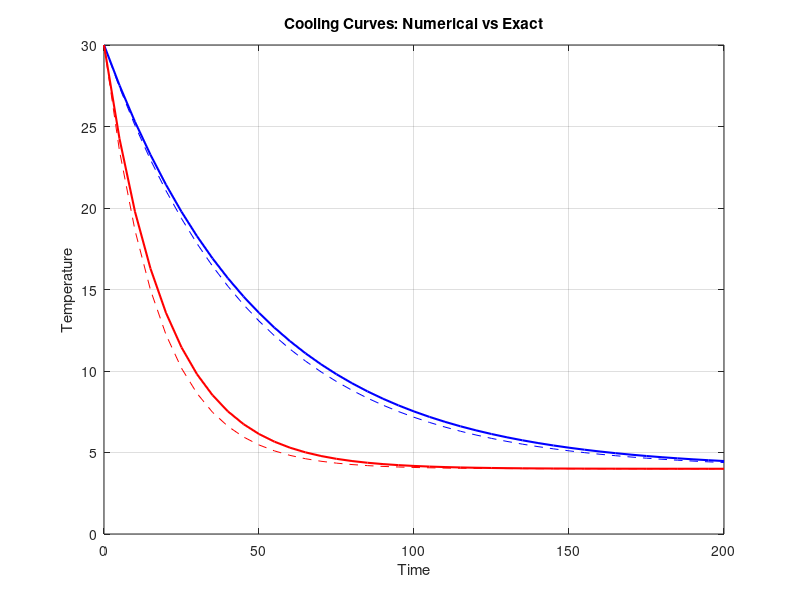

Write the MATLAB code that produced this figure. (Note: this script raises an error after producing the figure.)
%% 11.1 Experiment 1: Update Processes and Temperature Modeling
clc; clear; close all;

T0 = 30; % Initial temp
F = 4;   % Fridge temp
K1 = 0.02; 
K2 = 0.05;

% Task 3: User inputs
dt = input('Enter time step (dt) [e.g., 1.0]: ');
out_interval = input('Enter output display interval [e.g., 2.0]: ');

t_max = 200;
t_num = 0:dt:t_max;
T_num1 = zeros(size(t_num)); T_num1(1) = T0;
T_num2 = zeros(size(t_num)); T_num2(1) = T0;

% Numerical update process
for i = 1:(length(t_num)-1)
    T_num1(i+1) = T_num1(i) - K1 * dt * (T_num1(i) - F);
    T_num2(i+1) = T_num2(i) - K2 * dt * (T_num2(i) - F);
    
    % Display at user-specified intervals
    if mod(t_num(i+1), out_interval) < 1e-5
        fprintf('Time: %5.1f | T (K=0.02): %5.2f | T (K=0.05): %5.2f\n', t_num(i+1), T_num1(i+1), T_num2(i+1));
    end
end

% Exact solutions
T_exact1 = F + (T0 - F) * exp(-K1 * t_num);
T_exact2 = F + (T0 - F) * exp(-K2 * t_num);

figure('Name', '11.1 Cooling Curves');
plot(t_num, T_num1, 'b--', t_num, T_exact1, 'b-', 'LineWidth', 1.5); hold on;
plot(t_num, T_num2, 'r--', t_num, T_exact2, 'r-', 'LineWidth', 1.5);
xlabel('Time'); ylabel('Temperature');
title('Cooling Curves: Numerical vs Exact');
grid on;

disp('Click on the graph to place the labels using gtext...');
gtext('K=0.02 Numerical');
gtext('K=0.02 Exact');
gtext('K=0.05 Numerical');
gtext('K=0.05 Exact');
